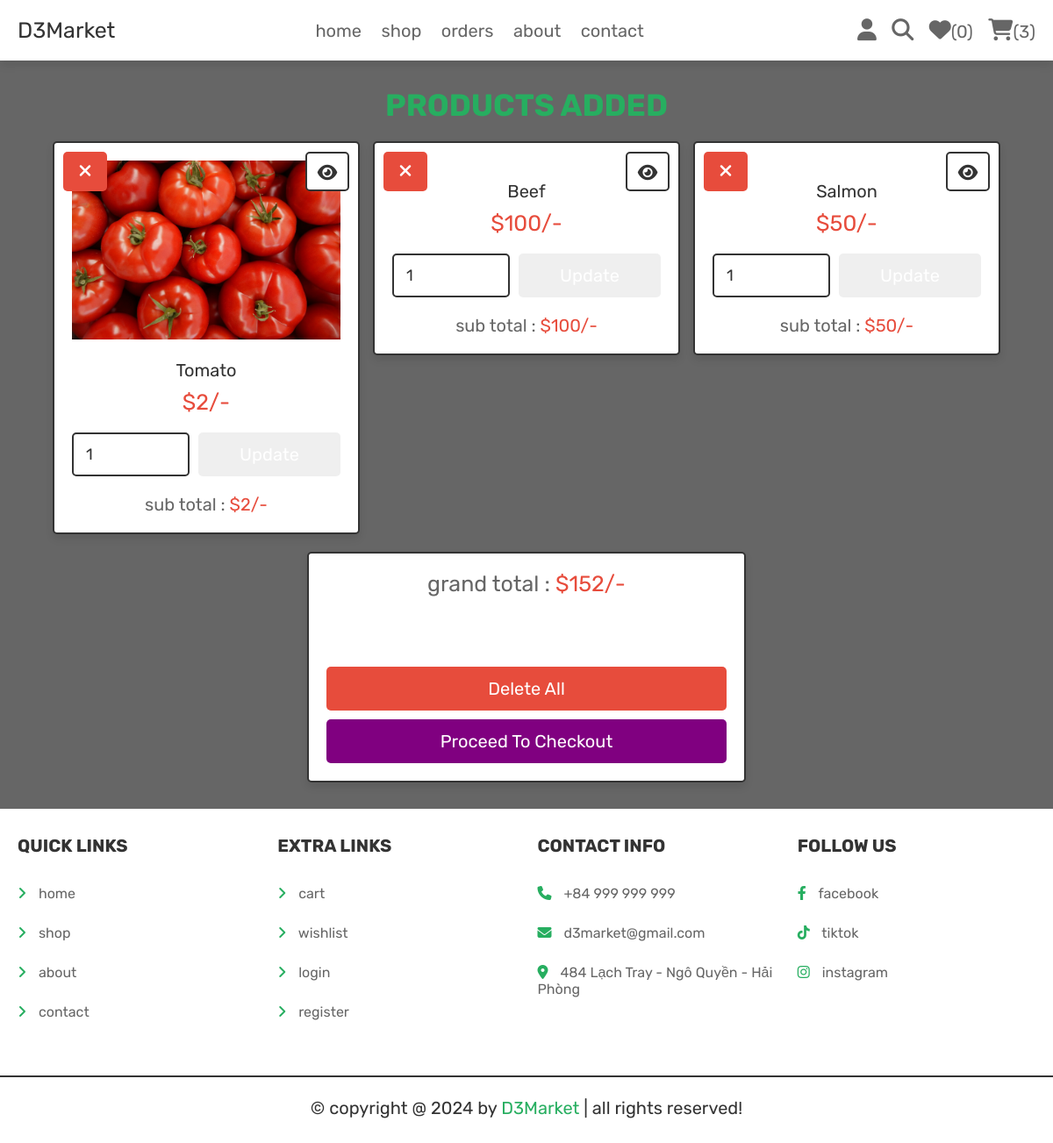
Screenshot of /cart.php (signed in) with the database file from the repository.
### tables this page shows
CREATE TABLE `cart` (
  `id` int(100) NOT NULL,
  `user_id` int(100) NOT NULL,
  `pid` int(100) NOT NULL,
  `name` varchar(100) NOT NULL,
  `price` int(100) NOT NULL,
  `quantity` int(100) NOT NULL,
  `image` varchar(100) NOT NULL
);

### cart.php (the view, shortened to what this page needs)
<?php
@include 'config.php';
$user_id = $_SESSION['user_id'];
?>
<!DOCTYPE html>
<html lang="en">
<head>
   <link rel="stylesheet" href="https://cdnjs.cloudflare.com/ajax/libs/font-awesome/6.1.1/css/all.min.css">
   <link rel="stylesheet" href="css/style.css">
</head>
<body>
<?php include 'header.php'; ?>
<section class="shopping-cart">
   <h1 class="title">products added</h1>
   <div class="box-container">
   <?php
      $grand_total = 0;
      $select_cart = $conn->prepare("SELECT * FROM `cart` WHERE user_id = ?");
      $select_cart->execute([$user_id]);
      if($select_cart->rowCount() > 0){
         while($fetch_cart = $select_cart->fetch(PDO::FETCH_ASSOC)){
   ?>
   <form action="" method="POST" class="box">
      <a href="cart.php?delete=<?= $fetch_cart['id']; ?>" class="fas fa-times" onclick="return confirm('delete this from cart?');"></a>
      <a href="view_page.php?pid=<?= $fetch_cart['pid']; ?>" class="fas fa-eye"></a>
      <img src="uploaded_img/<?= $fetch_cart['image']; ?>" alt="">
      <div class="name"><?= $fetch_cart['name']; ?></div>
      <div class="price">$<?= $fetch_cart['price']; ?>/-</div>
      <div class="flex-btn">
         <input type="number" min="1" value="<?= $fetch_cart['quantity']; ?>" class="qty" name="p_qty">
         <input type="submit" value="update" name="update_qty" class="option-btn">
      </div>
      <div class="sub-total"> sub total : <span>$<?= $sub_total = ($fetch_cart['price'] * $fetch_cart['quantity']); ?>/-</span> </div>
   </form>
   <?php
      $grand_total += $sub_total;
      }
   }else{
      echo '<p class="empty">your cart is empty</p>';
   }
   ?>
   </div>
   <div class="cart-total">
      <p>grand total : <span>$<?= $grand_total; ?>/-</span></p>
      <a href="shop.php" class="option-btn">continue shopping</a>
      <a href="cart.php?delete_all" class="delete-btn <?= ($grand_total > 1)?'':'disabled'; ?>">delete all</a>
      <a href="checkout.php" class="btn <?= ($grand_total > 0)?'':'disabled'; ?>">proceed to checkout</a>
   </div>
</section>
<?php include 'footer.php'; ?>
</body>
</html>

### css/style.css (style rules this page uses)
.shopping-cart .box-container { display: grid; grid-template-columns: repeat(auto-fit, 35rem); gap:1.5rem; justify-content: center; align-items: flex-start; }
.shopping-cart .box-container .box { padding:2rem; text-align: center; border:var(--border); background-color: var(--white); box-shadow: var(--box-shadow); border-radius: .5rem; position: relative; }
.shopping-cart .box-container .box .price { padding:1rem 0; color:var(--red); font-size: 2.5rem; }
.shopping-cart .box-container .box .fa-eye { position: absolute; top:1rem; right:1rem; border-radius: .5rem; height: 4.5rem; line-height: 4.3rem; width: 5rem; border:var(--border); color:var(--black); font-size: 2rem; background-color: var(--white); }
.shopping-cart .box-container .box .fa-times { position: absolute; top:1rem; left:1rem; border-radius: .5rem; height: 4.5rem; line-height: 4.3rem; width: 5rem; color:var(--white); font-size: 2rem; background-color: var(--red); }
.shopping-cart .box-container .box img { width: 100%; margin-bottom: 1rem; }
.shopping-cart .box-container .box .name { font-size: 2rem; color:var(--black); padding-top: 1rem; }
.shopping-cart .box-container .box .qty { margin-top: 1rem; border-radius: .5rem; padding:1.2rem 1.4rem; font-size: 1.8rem; color:var(--black); border:var(--border); width: 100%; }
.shopping-cart .box-container .sub-total { margin-top: 2rem; font-size: 2rem; color:var(--light-color); }
.shopping-cart .box-container .sub-total span { color:var(--red); }
.shopping-cart .cart-total { max-width: 50rem; margin: 0 auto; margin-top: 2rem; padding:2rem; text-align: center; border:var(--border); background-color: var(--white); box-shadow: var(--box-shadow); border-radius: .5rem; }
.shopping-cart .cart-total p { margin-bottom: 2rem; font-size: 2.5rem; color:var(--light-color); }
.shopping-cart .cart-total p span { color:var(--red); }

### css/components2.css (style rules this page uses)
:root { --green:#27ae60; --orange:#f39c12; --red:#e74c3c; --black:#333; --light-color:#666; --white:#fff; --light-bg:#f6f6f6; --border:.2rem solid var(--black); --box-shadow:0 .5rem 1rem rgba(0,0,0,.1); --purple:#800080; }
* { font-family: 'Rubik', sans-serif; margin:0; padding:0; box-sizing: border-box; outline: none; border:none; text-decoration: none; color:var(--black); }
body { background-color: var(--light-color) ; }
html { font-size: 62.5%; overflow-x: hidden; scroll-behavior: smooth; scroll-padding-top: 6.5rem; }
section { padding:3rem 2rem; max-width: 1200px; margin:0 auto; }
.btn, .delete-btn, .option-btn { display: block; width: 100%; margin-top: 1rem; border-radius: .5rem; color:var(--white); font-size: 2rem; padding:1.3rem 3rem; text-transform: capitalize; cursor: pointer; text-align: center; }
.btn { background-color: var(--purple); }
.delete-btn { background-color: var(--red); }
.flex-btn { display: flex; flex-wrap: wrap; gap:1rem; }
.flex-btn > * { flex:1; }
.title { text-align: center; margin-bottom: 2rem; text-transform: uppercase; color:var(--green); font-size: 3.5rem; }

### rows the page displays
cart: image (picture), name "Tomato", price "2", p_qty "1"
cart: name "Beef", price "100", p_qty "1"
cart: name "Salmon", price "50", p_qty "1"

### other values shown
$count_wishlist_items->rowCount() "0"
$count_cart_items->rowCount() "3"
$grand_total "152"
